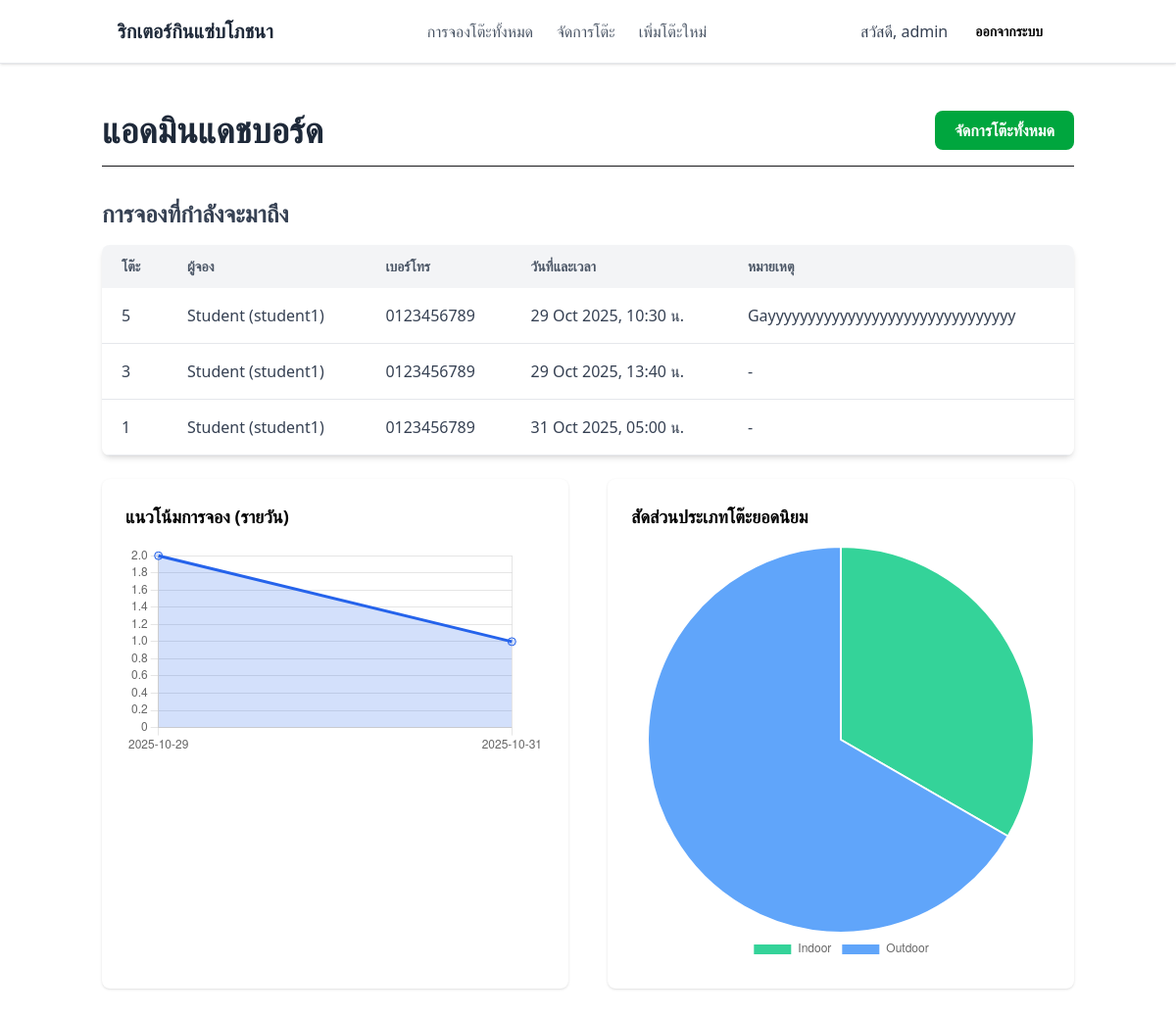
The page /manage/services/manage/dashboard/ (signed in) on the database its author committed.
### accounts/models.py (models this page shows, shortened)
class CustomUser(AbstractUser):
    ROLE_CHOICES = (
        ('customer', 'Customer'),
        ('admin', 'Admin'),
    )
    first_name = None
    last_name = None
    full_name = models.CharField(max_length=255)
    phone_number = models.CharField(max_length=20, blank=True, null=True)
    role = models.CharField(max_length=10, choices=ROLE_CHOICES, default='customer')

### services/models.py (models this page shows, shortened)
class Booking(models.Model):
    STATUS_CHOICES = (
        ('confirmed', 'Confirmed'),
        ('cancelled', 'Cancelled'),
    )
    user = models.ForeignKey(CustomUser, on_delete=models.CASCADE)
    table = models.ForeignKey(Table, on_delete=models.CASCADE)
    booking_datetime = models.DateTimeField()
    status = models.CharField(max_length=10, choices=STATUS_CHOICES, default='confirmed')
    notes = models.TextField(blank=True, null=True)
    class Meta:
        unique_together = ('table', 'booking_datetime')

class Table(models.Model):
    table_number = models.CharField(max_length=50, unique=True)
    capacity = models.PositiveIntegerField(help_text="จำนวนที่นั่ง")
    is_outdoor = models.BooleanField(default=False, help_text="ติ๊กถ้าเป็นโต๊ะโซน Outdoor")
    description = models.TextField(blank=True, null=True, help_text="รายละเอียดเพิ่มเติม เช่น 'โต๊ะริมหน้าต่าง'")
    image = models.ImageField(
        upload_to='table_images/',
        blank=True,
        null=True,
        help_text="รูปภาพโต๊ะ"
    )

### services/views.py (the view)
# urls.py: path('manage/dashboard/', AdminDashboardView.as_view(), name='admin_dashboard'),
class AdminDashboardView(AdminRequiredMixin, TemplateView):
    template_name = 'services/admin_dashboard.html'
    def get_context_data(self, **kwargs):
        context = super().get_context_data(**kwargs)
        today = timezone.now().date()
        context['bookings'] = Booking.objects.filter(
            status='confirmed',
            booking_datetime__gte=today
        ).order_by('booking_datetime')
        bookings_daily = Booking.objects.filter(status='confirmed') \
            .annotate(day=TruncDate('booking_datetime')) \
            .values('day') \
            .annotate(count=Count('id')) \
            .order_by('day')
        line_labels = [b['day'].strftime('%Y-%m-%d') for b in bookings_daily]
        line_data = [b['count'] for b in bookings_daily]
        context['line_labels'] = line_labels
        context['line_data'] = line_data
        pie_data = Booking.objects.filter(status='confirmed') \
            .values('table__is_outdoor') \
            .annotate(count=Count('id'))
        pie_labels = ["Outdoor" if p['table__is_outdoor'] else "Indoor" for p in pie_data]
        pie_values = [p['count'] for p in pie_data]
        context['pie_labels'] = pie_labels
        context['pie_values'] = pie_values
        return context

### services/views.py (called while the page is built)
    def test_func(self):
        return self.request.user.is_superuser or self.request.user.role == 'admin'

### templates/services/admin_dashboard.html (shortened to what this page needs)
{% extends 'base.html' %}
{% block content %}
<div class="container mx-auto px-4 py-12">
    <div class="flex justify-between items-center mb-8 border-b pb-4">
        <h1 class="text-4xl font-bold text-gray-800">แอดมินแดชบอร์ด</h1>
        <a href="{% url 'table_list' %}" class="px-5 py-2 bg-green-600 text-white font-semibold rounded-lg hover:bg-green-700 transition">
            จัดการโต๊ะทั้งหมด
        </a>
    </div>
    <h2 class="text-2xl font-semibold text-gray-700 mb-4">การจองที่กำลังจะมาถึง</h2>
    {% if bookings %}
        <div class="bg-white shadow-md rounded-lg overflow-hidden">
            <table class="min-w-full leading-normal">
                <thead class="bg-gray-100">
                    <tr class="text-left text-gray-600 uppercase text-sm">
                        <th class="py-3 px-5">โต๊ะ</th>
                        <th class="py-3 px-5">ผู้จอง</th>
                        <th class="py-3 px-5">เบอร์โทร</th>
                        <th class="py-3 px-5">วันที่และเวลา</th>
                        <th class="py-3 px-5">หมายเหตุ</th>
                    </tr>
                </thead>
                <tbody class="text-gray-700">
                    {% for booking in bookings %}
                    <tr class="border-b border-gray-200 hover:bg-gray-50">
                        <td class="py-4 px-5 font-medium">{{ booking.table.table_number }}</td>
                        <td class="py-4 px-5">{{ booking.user.full_name }} ({{booking.user.username}})</td>
                        <td class="py-4 px-5">{{ booking.user.phone_number|default:"-" }}</td>
                        <td class="py-4 px-5">{{ booking.booking_datetime|date:"d M Y, H:i" }} น.</td>
                        <td class="py-4 px-5">{{ booking.notes|default:"-" }}</td>
                    </tr>
                    {% endfor %}
                </tbody>
            </table>
        </div>
    {% else %}
        <div class="text-center bg-gray-50 p-10 rounded-lg">
            <p class="text-gray-600 text-lg">ยังไม่มีการจองเข้ามา</p>
        </div>
    {% endif %}
    <div class="grid md:grid-cols-2 gap-10 mb-12">
        <div class="bg-white shadow rounded-lg p-6">
            <h2 class="text-lg font-semibold mb-4 text-black">แนวโน้มการจอง (รายวัน)</h2>
            <canvas id="bookingLineChart" width="400" height="200"></canvas>
        </div>
        <div class="bg-white shadow rounded-lg p-6">
            <h2 class="text-lg font-semibold mb-4 text-black">สัดส่วนประเภทโต๊ะยอดนิยม</h2>
            <canvas id="tablePieChart" width="400" height="200"></canvas>
        </div>
    </div>
    <script>
        const lineLabels = {{ line_labels|safe }};
        const lineData = {{ line_data|safe }};
        const pieLabels = {{ pie_labels|safe }};
        const pieValues = {{ pie_values|safe }};
        new Chart(document.getElementById('bookingLineChart').getContext('2d'), {
            type: 'line',
            data: {
                labels: lineLabels,
                datasets: [{
                    label: 'จำนวนการจอง',
                    data: lineData,
                    borderColor: '#2563eb',
                    backgroundColor: 'rgba(37,99,235,0.2)',
                    fill: true,
                    pointRadius: 4
                }]
            },
            options: {
                responsive: true,
                plugins: {
                    legend: { display: false }
                },
                scales: {
                    y: { beginAtZero: true }
                }
            }
        });
        new Chart(document.getElementById('tablePieChart').getContext('2d'), {
            type: 'pie',
            data: {
                labels: pieLabels,
                datasets: [{
                    data: pieValues,
                    backgroundColor: ['#34d399', '#60a5fa', '#fbbf24'],
                }]
            },
            options: {
                responsive: true,
                plugins: {
                    legend: { position: 'bottom' }
                }
            }
        });
    </script>
</div>
{% endblock %}

### templates/base.html (shortened to what this page needs)
{% load static tailwind_tags %}
<!DOCTYPE html>
<html lang="th">
  <head>
    {% tailwind_css %}
  </head>
  <body class="bg-white min-h-screen">
    <nav class="bg-white shadow-sm border-b border-gray-200 sticky top-0 z-50">
      <div class="container mx-auto px-4 sm:px-6 lg:px-8">
        <div class="flex justify-between items-center h-16">
          <div class="flex items-center">
            <a href="/" class="text-xl font-bold text-gray-800 hover:text-green-600 transition duration-200">
              ริกเตอร์กินแซ่บโภชนา
            </a>
          </div>
          <div class="hidden md:flex items-center space-x-6">
            {% if user.role == 'admin' or user.is_superuser %}
            <a href="{% url 'admin_dashboard' %}" class="text-gray-600 hover:text-green-600 font-medium transition duration-200">
              การจองโต๊ะทั้งหมด
             </a>
            <a href="{% url 'table_list' %}" class="text-gray-600 hover:text-green-600 font-medium transition duration-200">
              จัดการโต๊ะ
            </a>
            <a href="{% url 'table_create' %}" class="text-gray-600 hover:text-green-600 font-medium transition duration-200">
              เพิ่มโต๊ะใหม่
            </a>
            {% endif %}
          </div>
          <div class="flex items-center space-x-3">
            {% if user.is_authenticated %}
            <a href="{% url 'profile' %}" class="text-gray-700 hidden sm:inline font-medium hover:text-green-600">
              <span>สวัสดี, {{ user.username }}</span>
            </a>
            <form action="{% url 'logout' %}" method="post">
              <button type="submit" class="px-4 py-2 bg-white text-black text-sm font-semibold rounded-lg hover:bg-red-200 transition duration-200">
                ออกจากระบบ
              </button>
            </form>
            {% endif %}
          </div>
        </div>
      </div>
    </nav>
    <main>
      {% block content %}
      {% endblock %}
    </main>
  </body>
</html>

### rows shown on the page
CustomUser: username "admin"
Booking: table.table_number "5", user.full_name "Student", user.username "student1", user.phone_number "0123456789", booking_datetime "29 Oct 2025, 10:30", notes "Gayyyyyyyyyyyyyyyyyyyyyyyyyyyyyyy"
Booking: table.table_number "3", user.full_name "Student", user.username "student1", user.phone_number "0123456789", booking_datetime "29 Oct 2025, 13:40", notes "-"
Booking: table.table_number "1", user.full_name "Student", user.username "student1", user.phone_number "0123456789", booking_datetime "31 Oct 2025, 05:00", notes "-"

### other values the page prints
chart data {{ line_labels|safe }} ['2025-10-29', '2025-10-31']
chart data {{ line_data|safe }} [2, 1]
chart data {{ pie_values|safe }} [1, 2]
